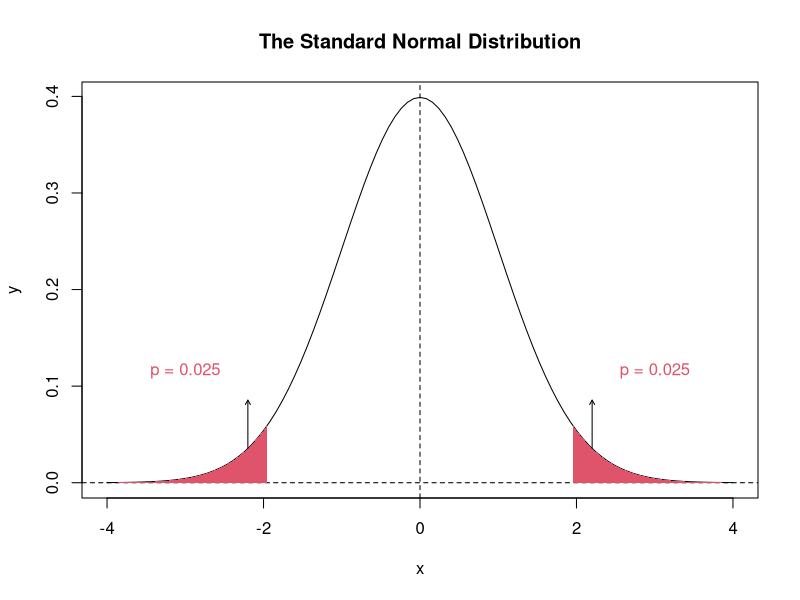

Generate this figure with R:
## ---- chunk 1
library(DiagrammeR)

# define a function to draw a polygon for density curves
colorArea <- function(from, to, func, col="red", ...){
  xs <- seq(from, to, length.out=100)
  ys <- func(xs)
  polygon(c(from, xs, to), c(0, ys, 0), col=col, ...)
}
## ---- chunk 2
mermaid("
graph LR

A((B)) --- B((B)) 
B --- C((B)) 
C --- D((R)) 
D --- E((R))

linkStyle default stroke-width:0px
class A,B,C blacks
class D,E reds
classDef blacks fill:darkgray
classDef reds fill:red

", height=100)
## ---- chunk 3
mermaid("
graph LR

A(Random Variable) -->|Sampling|B(Sample)
B -->|Inference|A
B --> C(Case1)
B --> D(Case2)
B --> E(Case3)
B --> F(Case4)

", height=250)
## ---- chunk 4
# draw a density curve
col=2
curve(dnorm(x), from=-4, to=4, lwd=1, col=1,
      xlab="x", ylab="y", main="The Standard Normal Distribution")
abline(v=0, lty=2)
abline(h=0, lty=2)
colorArea(from=-4, to=qnorm(0.025), dnorm, col=col, border=NA)
colorArea(from=qnorm(0.975), to=4 , dnorm, col=col, border=NA)
x = c(-2,2) + c(-1,1) * 0.2
arrows(x[1], dnorm(x[1]), x[1], 0.05+dnorm(x[1]), length=0.05)
arrows(x[2], dnorm(x[2]), x[2], 0.05+dnorm(x[2]), length=0.05)
text( 3, 0.08+dnorm(2.2), labels="p = 0.025", col=col)
text(-3, 0.08+dnorm(2.2), labels="p = 0.025", col=col)
## ---- chunk 5
n = 56; m = 3.8; s = 1.2; mu=3.5
q = qt(0.975, n-1)
t = (m - mu) / (s/sqrt(n))
p = round(2*(1-pt(t, df=n-1)), 3)
## ---- chunk 6
set.seed(1234)
rating1 = sample(1:6, size=56, replace=T, prob=c(1,1,2,2,2,2))
rating2 = sample(1:6, size=56, replace=T, prob=c(1,1,2,2,3,3))
## ---- chunk 7
ans = t.test(rating2, rating1, paired=T)
